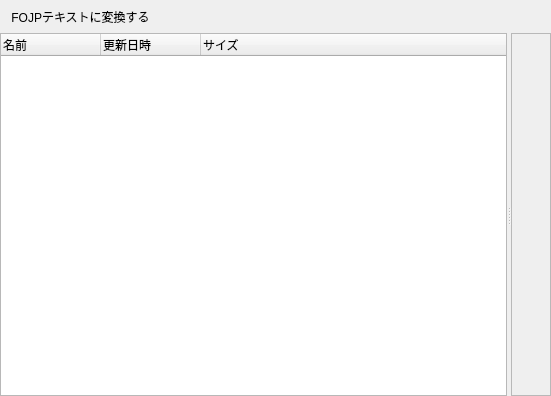
<?xml version="1.0" encoding="UTF-8"?>
<ui version="4.0">
 <class>UIMO2ViewFile</class>
 <widget class="QWidget" name="UIMO2ViewFile">
  <property name="geometry">
   <rect>
    <x>0</x>
    <y>0</y>
    <width>551</width>
    <height>396</height>
   </rect>
  </property>
  <property name="windowTitle">
   <string>Form</string>
  </property>
  <layout class="QVBoxLayout" name="verticalLayout_2">
   <property name="spacing">
    <number>0</number>
   </property>
   <property name="leftMargin">
    <number>0</number>
   </property>
   <property name="topMargin">
    <number>0</number>
   </property>
   <property name="rightMargin">
    <number>0</number>
   </property>
   <property name="bottomMargin">
    <number>0</number>
   </property>
   <item>
    <widget class="QToolBar" name="toolBar">
     <property name="windowTitle">
      <string>toolBar</string>
     </property>
     <property name="movable">
      <bool>false</bool>
     </property>
     <property name="iconSize">
      <size>
       <width>16</width>
       <height>16</height>
      </size>
     </property>
     <property name="toolButtonStyle">
      <enum>Qt::ToolButtonTextBesideIcon</enum>
     </property>
     <property name="floatable">
      <bool>true</bool>
     </property>
     <addaction name="actionFOJP"/>
    </widget>
   </item>
   <item>
    <widget class="QSplitter" name="splitter">
     <property name="sizePolicy">
      <sizepolicy hsizetype="Expanding" vsizetype="Expanding">
       <horstretch>0</horstretch>
       <verstretch>0</verstretch>
      </sizepolicy>
     </property>
     <property name="orientation">
      <enum>Qt::Horizontal</enum>
     </property>
     <widget class="MO2FileTreeView" name="treeWidget">
      <property name="alternatingRowColors">
       <bool>true</bool>
      </property>
      <property name="selectionMode">
       <enum>QAbstractItemView::ContiguousSelection</enum>
      </property>
      <property name="indentation">
       <number>16</number>
      </property>
      <column>
       <property name="text">
        <string notr="true">名前</string>
       </property>
      </column>
      <column>
       <property name="text">
        <string>更新日時</string>
       </property>
      </column>
      <column>
       <property name="text">
        <string>サイズ</string>
       </property>
      </column>
     </widget>
     <widget class="QFrame" name="frame">
      <property name="frameShape">
       <enum>QFrame::StyledPanel</enum>
      </property>
      <property name="frameShadow">
       <enum>QFrame::Raised</enum>
      </property>
      <layout class="QVBoxLayout" name="verticalLayout"/>
     </widget>
    </widget>
   </item>
  </layout>
  <action name="actionFOJP">
   <property name="icon">
    <iconset resource="../../Main/src/res.qrc">
     <normaloff>:/res/icon/run.png</normaloff>:/res/icon/run.png</iconset>
   </property>
   <property name="text">
    <string>FOJPテキストに変換する</string>
   </property>
  </action>
 </widget>
 <customwidgets>
  <customwidget>
   <class>MO2FileTreeView</class>
   <extends>QTreeWidget</extends>
   <header>MO2FileTreeView.h</header>
  </customwidget>
 </customwidgets>
 <resources>
  <include location="../../Main/src/res.qrc"/>
 </resources>
 <connections/>
</ui>
